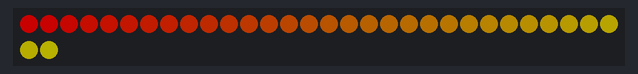
A sketch run on a simulated Arduino Uno, built with avr-gcc and run on an emulated ATmega328P. Shown: 32 RGB LEDs in strip order, left to right, continuing on the next row. Dim RGB values are drawn brighter than linear.

Above: at 0.05 s.
At 4.73 s:
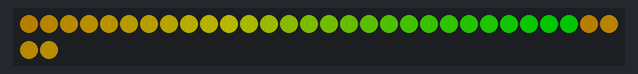
At 9.49 s:
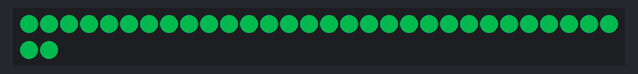
At 19.03 s:
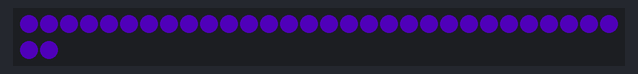
At 28.57 s:
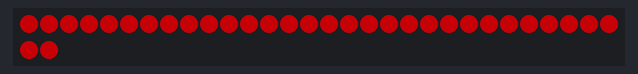
At 38.11 s:
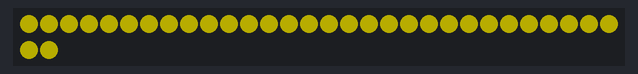

The sketch:

rainbow_offon_bug_feature.ino
```cpp
#include <FastLED.h>
#include <elapsedMillis.h>

#define NUM_LEDS 32
#define LED_PIN 11
#define BRIGHTNESS 100

CRGB leds[NUM_LEDS];
elapsedMillis elapsedTime; // Declare elapsedTime as a static variable

void setup() {
  FastLED.addLeds<WS2812B, LED_PIN, GRB>(leds, NUM_LEDS);
  FastLED.setBrightness(BRIGHTNESS);
  Serial.begin(115200);
}

void roundStrip(int speed, int runTime) {
  static uint8_t startIndex = 0;
  static uint8_t hue = 0;
  unsigned long startTime = millis();

  while (millis() - startTime < runTime) {
    // Fill the entire LED strip with a rainbow gradient
    fill_rainbow(leds, NUM_LEDS, hue, 2);

    // Move the rainbow effect from left to right
    for (int i = 0; i < NUM_LEDS; i++) {
      leds[i] = leds[(i + startIndex) % NUM_LEDS];
    }

    FastLED.show();
    FastLED.delay(speed);

    // Increment the rainbow hue to change colors
    hue++;

    // Move the rainbow gradient index
    startIndex++;
    if (startIndex >= NUM_LEDS) {
      startIndex = 0;
    }
  }

  // Turn off LEDs after the runTime
  fill_solid(leds, NUM_LEDS, CRGB::Black); // Set all LEDs to black (off)
  FastLED.show();
  FastLED.delay(1000); // Delay for one second to observe the off state
}

void loop() {
  roundStrip(100, 2000);
}
```
